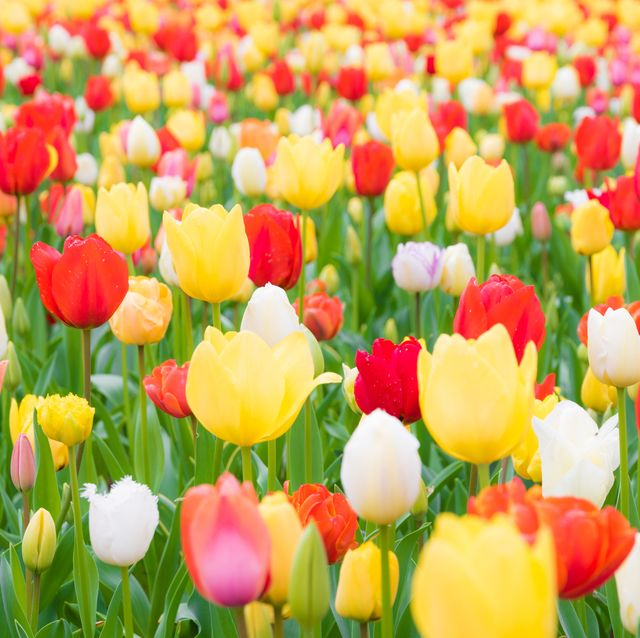
#> input picture Section 2- Introduction to images/tulips.jpg, 640 x 638 px
$ jupyter execute 'RGB Colour Images.ipynb'
#> lines starting #> are read from the running program, lines starting #| are printed output that depends on the picture
# RGB Colour Images

[cell 1]
import numpy as np
import matplotlib.pyplot as plt
import cv2
cim = plt.imread(r'tulips.jpg')
#> cim is the input picture: shape (638, 640, 3); mean R, G, B 197.5, 161.1, 87.5
cim.shape
R = cim[:,:,0]
G = cim[:,:,1]
B = cim[:,:,2]
plt.figure(1)

plt.subplot(231) # 2 rows, 3 colums
plt.imshow(cim)
plt.xticks([]) # remove x axis labels
plt.yticks([]) # remove y axis labels

plt.subplot(232)
plt.imshow(cim)
plt.xticks([]) # remove x axis labels
plt.yticks([]) # remove y axis labels

plt.subplot(233)
plt.imshow(cim)
plt.xticks([]) # remove x axis labels
plt.yticks([]) # remove y axis labels

plt.subplot(234)
plt.imshow(R, cmap = 'gray')
plt.xticks([]) # remove x axis labels
plt.yticks([]) # remove y axis labels
plt.title('Red') #add title

plt.subplot(235)
plt.imshow(G, cmap = 'gray')
plt.xticks([]) # remove x axis labels
plt.yticks([]) # remove y axis labels
plt.title('Green')

plt.subplot(236)
plt.imshow(B, cmap = 'gray')
plt.xticks([]) # remove x axis labels
plt.yticks([]) # remove y axis labels
plt.title('Blue')

# same image copied multiple times with the three colour channels, brightness represents the colour's contribution

plt.show()

# OpenCV has BGR ordering

[cell 2]
# using open CV:

import numpy as np
import matplotlib.pyplot as plt
import cv2
cim = cv2.imread(r'tulips.jpg')
cim.shape

cim = cim[:,:,::-1] # reversing colour channels to be BGR

R = cim[:,:,0] # Blue
G = cim[:,:,1] # Green
B = cim[:,:,2] # Red
plt.figure(1)

plt.subplot(231) # 2 rows, 3 colums
plt.imshow(cim)
plt.xticks([]) # remove x axis labels
plt.yticks([]) # remove y axis labels

plt.subplot(232)
plt.imshow(cim)
plt.xticks([]) # remove x axis labels
plt.yticks([]) # remove y axis labels

plt.subplot(233)
plt.imshow(cim)
plt.xticks([]) # remove x axis labels
plt.yticks([]) # remove y axis labels

plt.subplot(234)
plt.imshow(R, cmap = 'gray')
plt.xticks([]) # remove x axis labels
plt.yticks([]) # remove y axis labels
plt.title('Red') #add title

plt.subplot(235)
plt.imshow(G, cmap = 'gray')
plt.xticks([]) # remove x axis labels
plt.yticks([]) # remove y axis labels
plt.title('Green')

plt.subplot(236)
plt.imshow(B, cmap = 'gray')
plt.xticks([]) # remove x axis labels
plt.yticks([]) # remove y axis labels
plt.title('Blue')

# OpenCV by default does not have RGB ordering, it has BGR ordering

plt.show()

[cell 3]
# Playing around with colours

import numpy as np
import matplotlib.pyplot as plt
import cv2
cim = cv2.imread(r'tulips.jpg')
cim.shape

R[100:400, 100:400] = 255 # making a red block
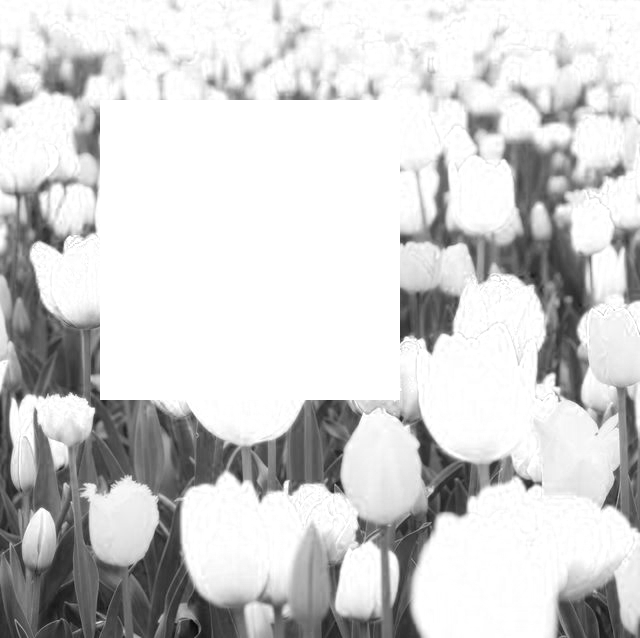
#> R: shape (638, 640); min 6, max 255, mean 208.2
G[100:400, 100:400] = 0
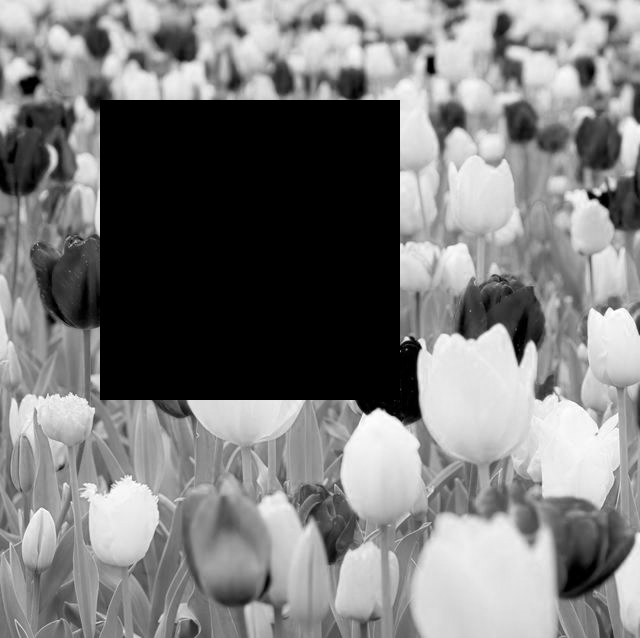
#> G: shape (638, 640); min 0, max 255, mean 124
B[100:400, 100:400] = 0
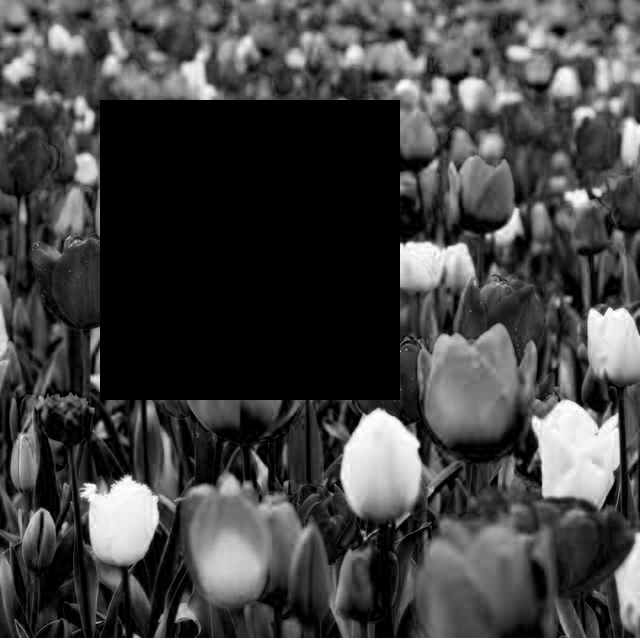
#> B: shape (638, 640); min 0, max 255, mean 66.9

cim[:,:,0] = R
cim[:,:,1] = G
cim[:,:,2] = B


plt.figure(1)

plt.subplot(231) # 2 rows, 3 colums
plt.imshow(cim)
plt.xticks([]) # remove x axis labels
plt.yticks([]) # remove y axis labels

plt.subplot(232)
plt.imshow(cim)
plt.xticks([]) # remove x axis labels
plt.yticks([]) # remove y axis labels

plt.subplot(233)
plt.imshow(cim)
plt.xticks([]) # remove x axis labels
plt.yticks([]) # remove y axis labels

plt.subplot(234)
plt.imshow(R, cmap = 'gray')
plt.xticks([]) # remove x axis labels
plt.yticks([]) # remove y axis labels
plt.title('Red') #add title

plt.subplot(235)
plt.imshow(G, cmap = 'gray')
plt.xticks([]) # remove x axis labels
plt.yticks([]) # remove y axis labels
plt.title('Green')

plt.subplot(236)
plt.imshow(B, cmap = 'gray')
plt.xticks([]) # remove x axis labels
plt.yticks([]) # remove y axis labels
plt.title('Blue')

# Can see red contribution as white. Green and blue have no contribution so are black

plt.show()
#> figure, not shown here; B, G, R data is drawn as R, G, B

[cell 4]
# Playing around with colours

import numpy as np
import matplotlib.pyplot as plt
import cv2
cim = cv2.imread(r'tulips.jpg')
cim.shape

R[100:400, 100:400] = 100 # making another colour
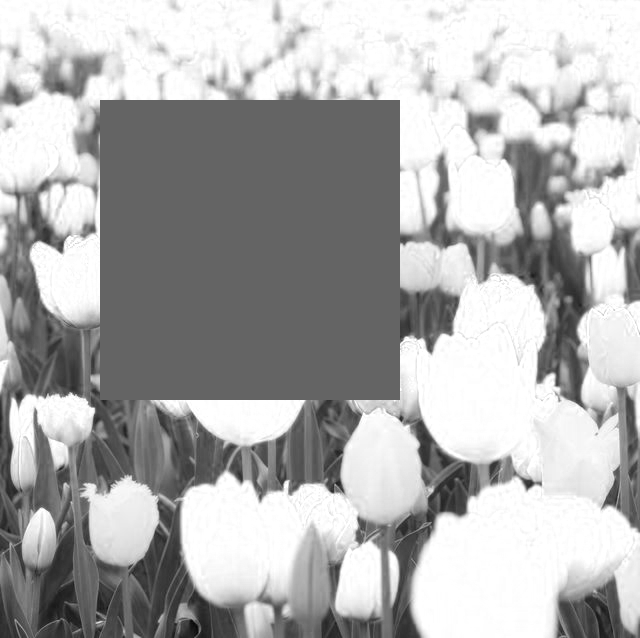
#> R: shape (638, 640); min 6, max 255, mean 174
G[100:400, 100:400] = 50
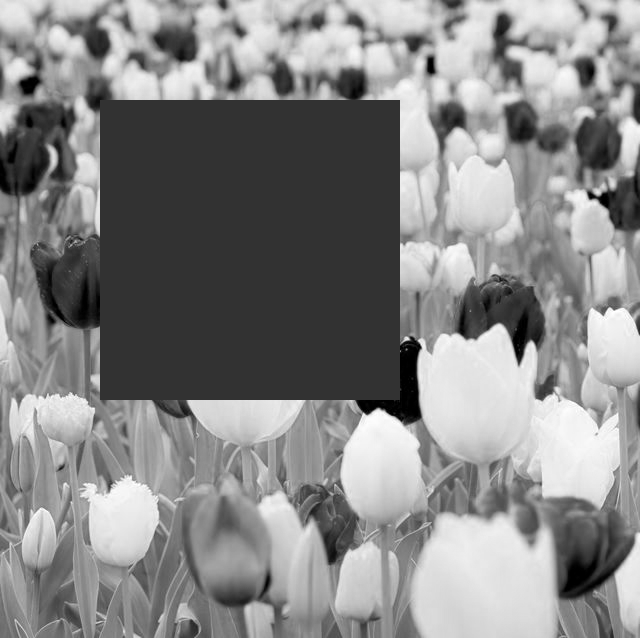
#> G: shape (638, 640); min 0, max 255, mean 135
B[100:400, 100:400] = 70
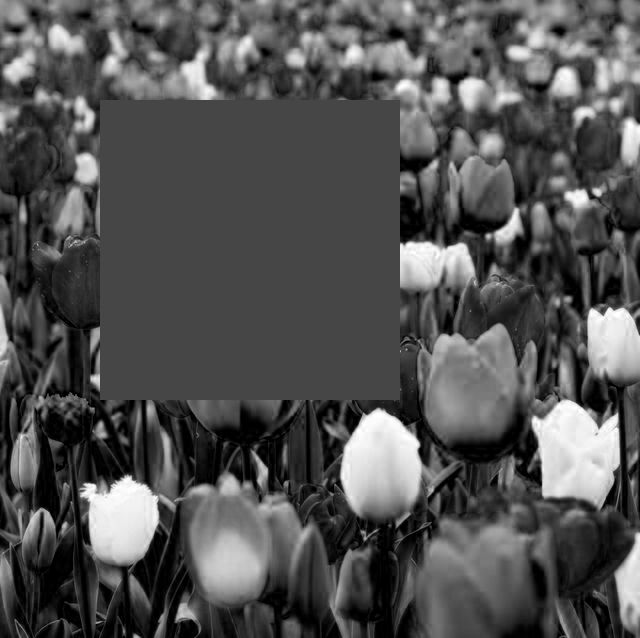
#> B: shape (638, 640); min 0, max 255, mean 82.3

cim[:,:,0] = R
cim[:,:,1] = G
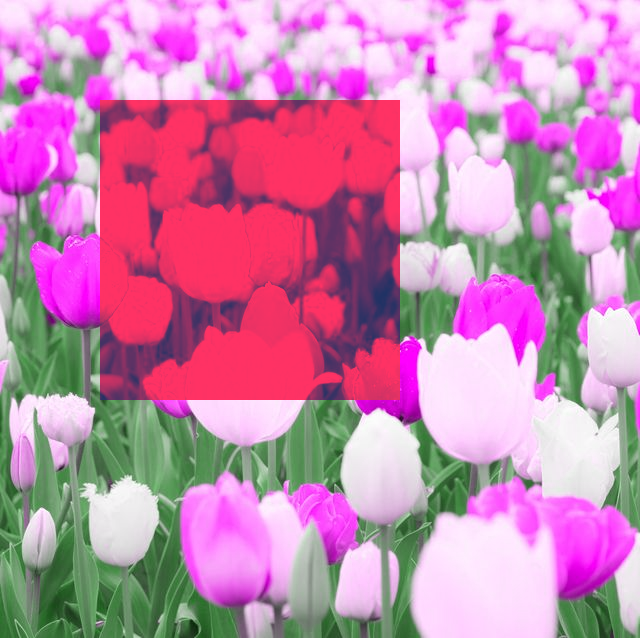
#> cim: shape (638, 640, 3); mean B, G, R 174, 135, 197.5
cim[:,:,2] = B
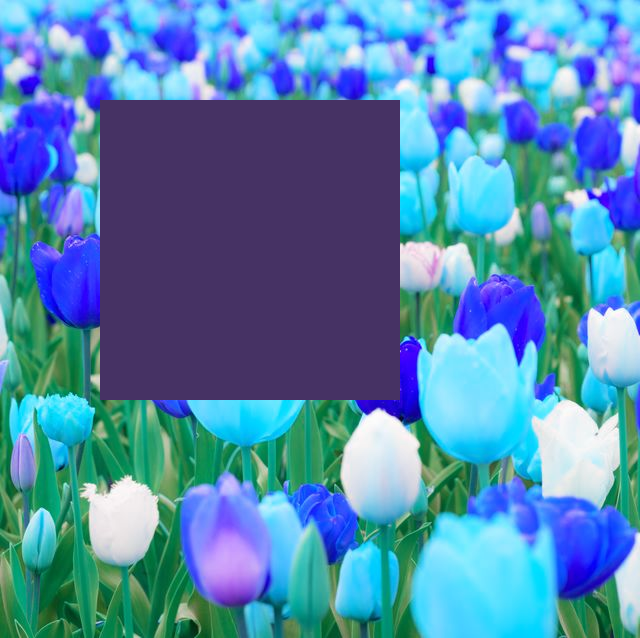
#> cim: shape (638, 640, 3); mean B, G, R 174, 135, 82.3


plt.figure(1)

plt.subplot(231) # 2 rows, 3 colums
plt.imshow(cim)
plt.xticks([]) # remove x axis labels
plt.yticks([]) # remove y axis labels

plt.subplot(232)
plt.imshow(cim)
plt.xticks([]) # remove x axis labels
plt.yticks([]) # remove y axis labels

plt.subplot(233)
plt.imshow(cim)
plt.xticks([]) # remove x axis labels
plt.yticks([]) # remove y axis labels

plt.subplot(234)
plt.imshow(R, cmap = 'gray')
plt.xticks([]) # remove x axis labels
plt.yticks([]) # remove y axis labels
plt.title('Red') #add title

plt.subplot(235)
plt.imshow(G, cmap = 'gray')
plt.xticks([]) # remove x axis labels
plt.yticks([]) # remove y axis labels
plt.title('Green')

plt.subplot(236)
plt.imshow(B, cmap = 'gray')
plt.xticks([]) # remove x axis labels
plt.yticks([]) # remove y axis labels
plt.title('Blue')

# Can see red contribution as white. Green and blue have no contribution so are black

plt.show()
#> figure, not shown here; B, G, R data is drawn as R, G, B

# Challenge: Contrutct an image in python with RGB and BGR separations

[cell 5]
import numpy as np
import matplotlib.pyplot as plt
import cv2

rgb = np.zeros((100,150,3), dtype = 'uint8') # create an array of zeros, with 100 rows, 150 colums and 3 channels. Set dtype

rgb [:,0:50,0] = 255 # red is first colour channel (0)
rgb[:,50:100,1] = 255 # green is second colour channel (1)
rgb[:,100:150,2] = 255 # blue is third colour channel (3)


plt.imshow(rgb)
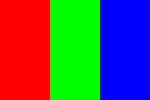
#> shown: shape (100, 150, 3); mean R, G, B 85, 85, 85

[cell 6]
import numpy as np
import matplotlib.pyplot as plt
import cv2

rgb = np.zeros((100,150,3), dtype = 'uint8') # create an array of zeros, with 100 rows, 150 colums and 3 channels

rgb [:,0:50,2] = 255
rgb[:,50:100,1] = 255
rgb[:,100:150,0] = 255


plt.imshow(rgb)
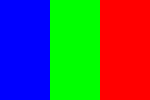
#> shown: shape (100, 150, 3); mean R, G, B 85, 85, 85

$ run again, with Section 2- Introduction to images/cat.jpg copied over Section 2- Introduction to images/tulips.jpg
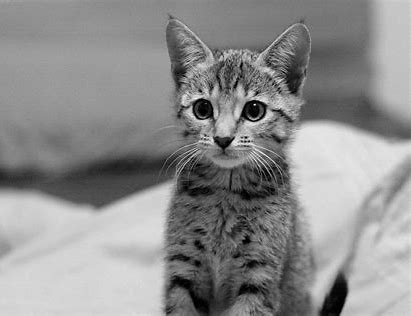
#> input picture Section 2- Introduction to images/cat.jpg, 411 x 316 px
#> cim is the input picture: shape (316, 411, 3); min 0, max 255, mean 141.8
#> `G[100:400, 100:400] = 50`:
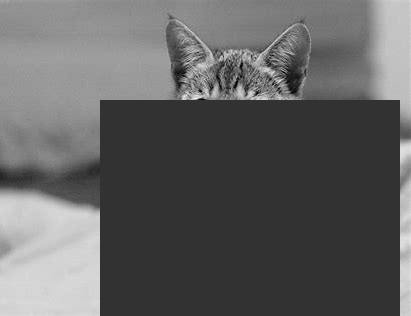
#> G: shape (316, 411); min 0, max 248, mean 98.6
#> `cim[:,:,2] = B`:
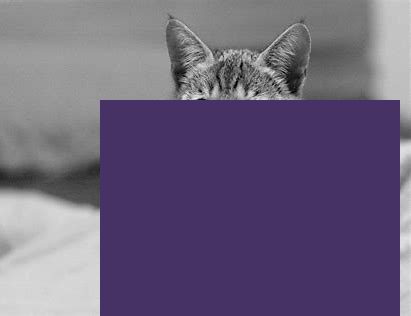
#> cim: shape (316, 411, 3); mean B, G, R 123.5, 98.6, 108.6
